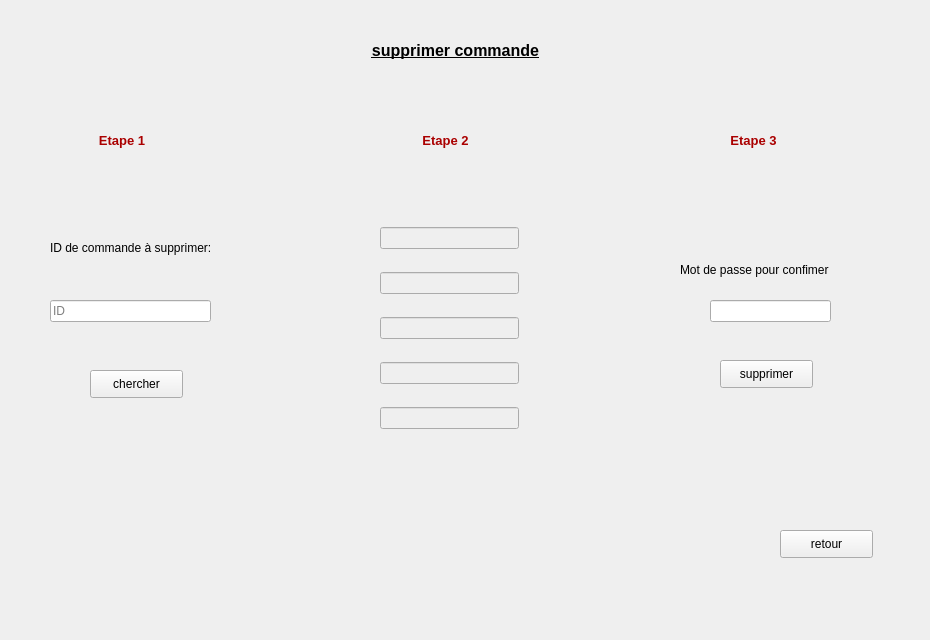
      <widget class="QWidget" name="tab_6">
       <attribute name="title">
        <string>Supprimer</string>
       </attribute>
       <widget class="QLabel" name="label_23">
        <property name="geometry">
         <rect>
          <x>-10</x>
          <y>-10</y>
          <width>921</width>
          <height>631</height>
         </rect>
        </property>
        <property name="text">
         <string/>
        </property>
        <property name="pixmap">
         <pixmap>../../Desktop/images qt/fond.jpg</pixmap>
        </property>
        <property name="scaledContents">
         <bool>true</bool>
        </property>
       </widget>
       <widget class="QLabel" name="label_24">
        <property name="geometry">
         <rect>
          <x>0</x>
          <y>30</y>
          <width>911</width>
          <height>41</height>
         </rect>
        </property>
        <property name="text">
         <string>&lt;html&gt;&lt;head/&gt;&lt;body&gt;&lt;p align=&quot;center&quot;&gt;&lt;span style=&quot; font-size:12pt; font-weight:600; text-decoration: underline;&quot;&gt;supprimer commande&lt;/span&gt;&lt;/p&gt;&lt;/body&gt;&lt;/html&gt;</string>
        </property>
       </widget>
       <widget class="QPushButton" name="retour_8">
        <property name="geometry">
         <rect>
          <x>780</x>
          <y>530</y>
          <width>93</width>
          <height>28</height>
         </rect>
        </property>
        <property name="text">
         <string>retour</string>
        </property>
       </widget>
       <widget class="QLabel" name="label_48">
        <property name="geometry">
         <rect>
          <x>50</x>
          <y>240</y>
          <width>181</width>
          <height>16</height>
         </rect>
        </property>
        <property name="text">
         <string>ID de commande à supprimer:</string>
        </property>
       </widget>
       <widget class="QLineEdit" name="lineEdit_18">
        <property name="geometry">
         <rect>
          <x>50</x>
          <y>300</y>
          <width>161</width>
          <height>22</height>
         </rect>
        </property>
        <property name="placeholderText">
         <string>ID</string>
        </property>
       </widget>
       <widget class="QPushButton" name="deletecmd">
        <property name="geometry">
         <rect>
          <x>720</x>
          <y>360</y>
          <width>93</width>
          <height>28</height>
         </rect>
        </property>
        <property name="text">
         <string>supprimer</string>
        </property>
       </widget>
       <widget class="QPushButton" name="chercherdeletecmd">
        <property name="geometry">
         <rect>
          <x>90</x>
          <y>370</y>
          <width>93</width>
          <height>28</height>
         </rect>
        </property>
        <property name="text">
         <string>chercher</string>
        </property>
       </widget>
       <widget class="QLabel" name="label_67">
        <property name="geometry">
         <rect>
          <x>713</x>
          <y>130</y>
          <width>81</width>
          <height>21</height>
         </rect>
        </property>
        <property name="text">
         <string>&lt;html&gt;&lt;head/&gt;&lt;body&gt;&lt;p align=&quot;center&quot;&gt;&lt;span style=&quot; font-size:10pt; font-weight:600; color:#aa0000;&quot;&gt;Etape 3&lt;/span&gt;&lt;/p&gt;&lt;/body&gt;&lt;/html&gt;</string>
        </property>
       </widget>
       <widget class="QLabel" name="label_68">
        <property name="geometry">
         <rect>
          <x>590</x>
          <y>280</y>
          <width>55</width>
          <height>61</height>
         </rect>
        </property>
        <property name="text">
         <string/>
        </property>
        <property name="pixmap">
         <pixmap>../../Desktop/images qt/fleche_droite.png</pixmap>
        </property>
        <property name="scaledContents">
         <bool>true</bool>
        </property>
       </widget>
       <widget class="QLabel" name="label_69">
        <property name="geometry">
         <rect>
          <x>410</x>
          <y>130</y>
          <width>71</width>
          <height>21</height>
         </rect>
        </property>
        <property name="text">
         <string>&lt;html&gt;&lt;head/&gt;&lt;body&gt;&lt;p align=&quot;center&quot;&gt;&lt;span style=&quot; font-size:10pt; font-weight:600; color:#aa0000;&quot;&gt;    Etape 2&lt;/span&gt;&lt;/p&gt;&lt;/body&gt;&lt;/html&gt;</string>
        </property>
       </widget>
       <widget class="QLabel" name="label_70">
        <property name="geometry">
         <rect>
          <x>230</x>
          <y>280</y>
          <width>55</width>
          <height>61</height>
         </rect>
        </property>
        <property name="text">
         <string/>
        </property>
        <property name="pixmap">
         <pixmap>../../Desktop/images qt/fleche_droite.png</pixmap>
        </property>
        <property name="scaledContents">
         <bool>true</bool>
        </property>
       </widget>
       <widget class="QLabel" name="label_71">
        <property name="geometry">
         <rect>
          <x>90</x>
          <y>130</y>
          <width>64</width>
          <height>21</height>
         </rect>
        </property>
        <property name="text">
         <string>&lt;html&gt;&lt;head/&gt;&lt;body&gt;&lt;p align=&quot;center&quot;&gt;&lt;span style=&quot; font-size:10pt; font-weight:600; color:#aa0000;&quot;&gt;Etape 1&lt;/span&gt;&lt;/p&gt;&lt;/body&gt;&lt;/html&gt;</string>
        </property>
       </widget>
       <widget class="QLineEdit" name="lineEdit_31">
        <property name="geometry">
         <rect>
          <x>710</x>
          <y>300</y>
          <width>121</width>
          <height>22</height>
         </rect>
        </property>
        <property name="echoMode">
         <enum>QLineEdit::Password</enum>
        </property>
       </widget>
       <widget class="QWidget" name="layoutWidget">
        <property name="geometry">
         <rect>
          <x>380</x>
          <y>210</y>
          <width>139</width>
          <height>241</height>
         </rect>
        </property>
        <layout class="QVBoxLayout" name="verticalLayout_12">
         <item>
          <widget class="QLineEdit" name="lineEdit_26">
           <property name="enabled">
            <bool>false</bool>
           </property>
          </widget>
         </item>
         <item>
          <widget class="QLineEdit" name="lineEdit_27">
           <property name="enabled">
            <bool>false</bool>
           </property>
          </widget>
         </item>
         <item>
          <widget class="QLineEdit" name="lineEdit_28">
           <property name="enabled">
            <bool>false</bool>
           </property>
          </widget>
         </item>
         <item>
          <widget class="QLineEdit" name="lineEdit_29">
           <property name="enabled">
            <bool>false</bool>
           </property>
          </widget>
         </item>
         <item>
          <widget class="QLineEdit" name="lineEdit_30">
           <property name="enabled">
            <bool>false</bool>
           </property>
          </widget>
         </item>
        </layout>
       </widget>
       <widget class="QLabel" name="label_72">
        <property name="geometry">
         <rect>
          <x>680</x>
          <y>260</y>
          <width>171</width>
          <height>20</height>
         </rect>
        </property>
        <property name="text">
         <string>Mot de passe pour confimer</string>
        </property>
       </widget>
      </widget>
